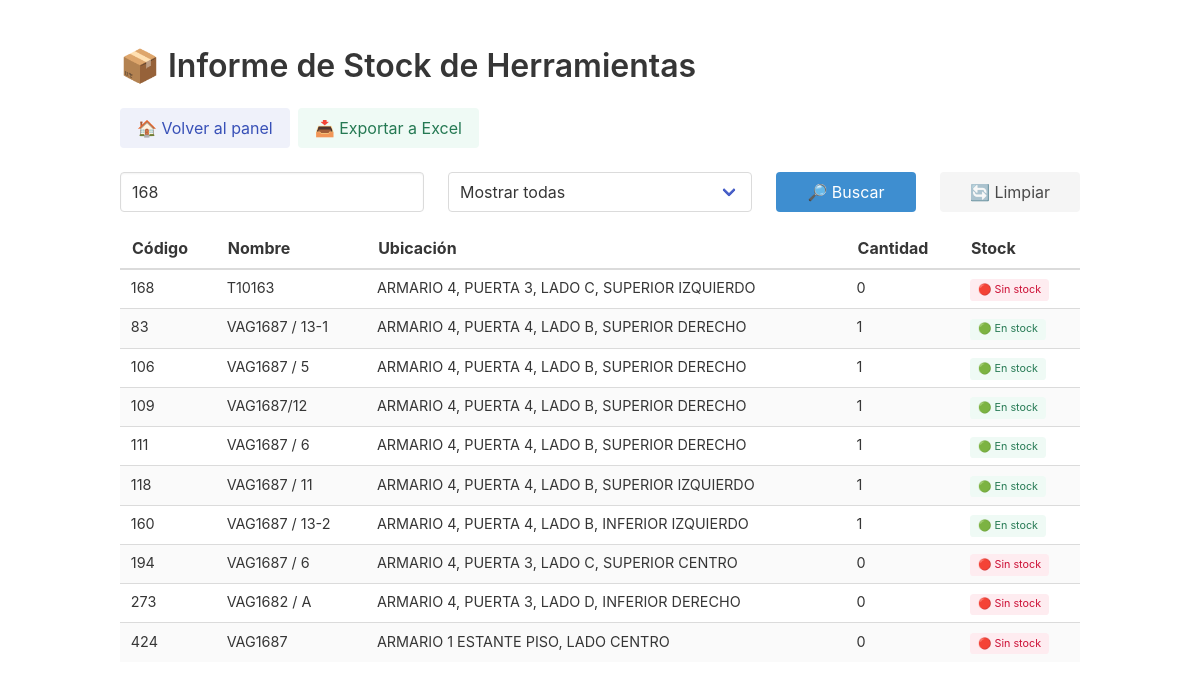
/informe_stock.php?buscar=168 (signed in), run on an earlier commit of the app's database.
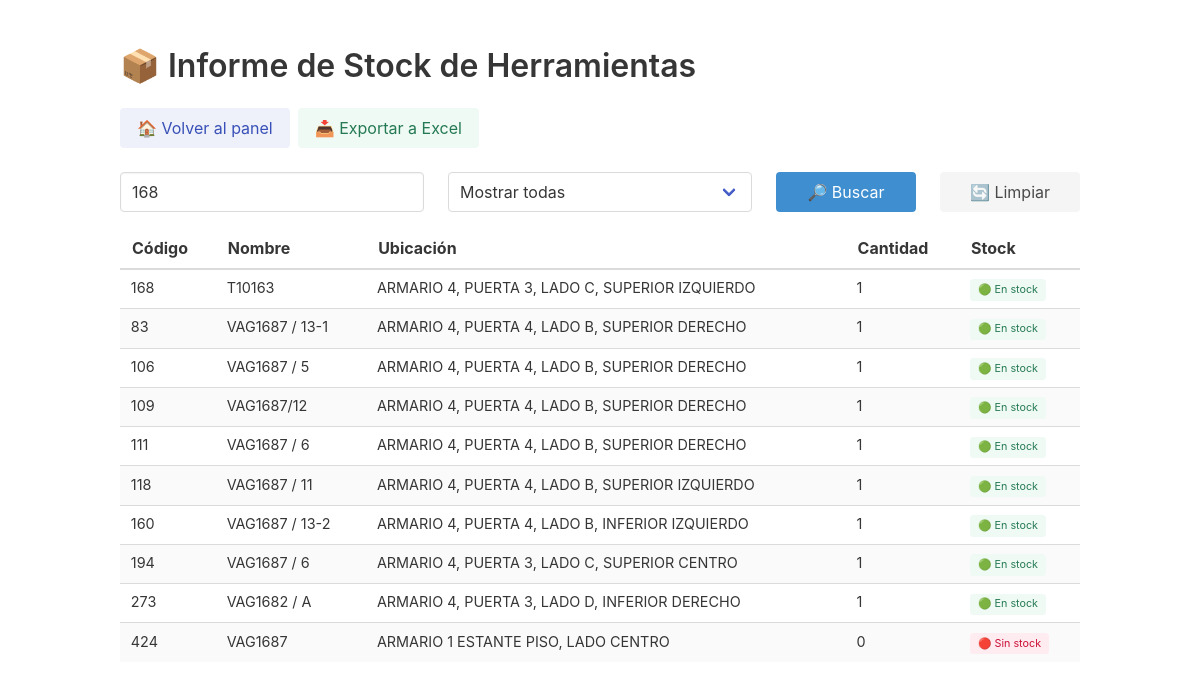
And on a later commit of the database.
### tables this page shows
CREATE TABLE `herramientas` (
  `id` int(11) NOT NULL AUTO_INCREMENT,
  `codigo` varchar(50) DEFAULT NULL,
  `nombre` varchar(100) NOT NULL,
  `imagen` varchar(255) DEFAULT NULL,
  `ubicacion` varchar(100) NOT NULL,
  `cantidad` int(11) NOT NULL DEFAULT 1,
  PRIMARY KEY (`id`)
);

### informe_stock.php (the view, shortened to what this page needs)
<?php
include 'includes/conexion.php';
$buscar = isset($_GET['buscar']) ? $conexion->real_escape_string($_GET['buscar']) : '';
$filtro = isset($_GET['filtro']) ? $_GET['filtro'] : 'todas';
$where = "1";
if ($buscar) {
    $where .= " AND (codigo LIKE '%$buscar%' OR nombre LIKE '%$buscar%')";
    $orderBy = "ORDER BY
        CASE
            WHEN codigo = '' OR codigo IS NULL THEN 6
            WHEN codigo LIKE '$buscar%' THEN 1
            WHEN codigo LIKE '%$buscar%' THEN 2
            WHEN nombre LIKE '$buscar%' THEN 3
            WHEN nombre LIKE '%$buscar%' THEN 4
            ELSE 5
        END,
        codigo + 0";
}
$sql = "SELECT * FROM herramientas WHERE $where $orderBy";
$herramientas = $conexion->query($sql);
?>
<!DOCTYPE html>
<html lang="es">
<head>
    <link rel="stylesheet" href="https://cdn.jsdelivr.net/npm/bulma@0.9.4/css/bulma.min.css">
</head>
<body>
<section class="section">
    <div class="container">
        <h2 class="title is-3">📦 Informe de Stock de Herramientas</h2>
        <div class="buttons">
            <a href="dashboard.php" class="button is-link is-light">🏠 Volver al panel</a>
            <a href="informe_stock_excel.php" class="button is-success is-light">📥 Exportar a Excel</a>
        </div>
        <form method="get" class="mb-4">
            <div class="columns is-multiline">
                <div class="column is-4">
                    <input class="input" type="text" name="buscar" placeholder="Buscar por código o nombre..." value="<?= htmlspecialchars($buscar) ?>">
                </div>
                <div class="column is-4">
                    <div class="select is-fullwidth">
                        <select name="filtro" onchange="this.form.submit()">
                            <option value="todas" <?= $filtro === 'todas' ? 'selected' : '' ?>>Mostrar todas</option>
                        </select>
                    </div>
                </div>
                <div class="column is-2">
                    <button class="button is-info is-fullwidth" type="submit">🔎 Buscar</button>
                </div>
                <div class="column is-2">
                    <a href="informe_stock.php" class="button is-light is-fullwidth">🔄 Limpiar</a>
                </div>
            </div>
        </form>
        <table class="table is-striped is-fullwidth">
            <thead>
                <tr>
                    <th>Código</th>
                    <th>Nombre</th>
                    <th>Ubicación</th>
                    <th>Cantidad</th>
                    <th>Stock</th>
                </tr>
            </thead>
            <tbody>
                <?php while ($h = $herramientas->fetch_assoc()): ?>
                    <tr>
                        <td><?= htmlspecialchars($h['codigo']) ?></td>
                        <td><?= htmlspecialchars($h['nombre']) ?></td>
                        <td><?= htmlspecialchars($h['ubicacion']) ?></td>
                        <td><?= intval($h['cantidad']) ?></td>
                        <td>
                            <?php if ($h['cantidad'] == 0): ?>
                                <span class="tag is-danger is-light">🔴 Sin stock</span>
                            <?php else: ?>
                                <span class="tag is-success is-light">🟢 En stock</span>
                            <?php endif; ?>
                        </td>
                    </tr>
                <?php endwhile; ?>
            </tbody>
        </table>
    </div>
</section>
</body>
</html>

What changed in the data, as far as the page shows it:
changed herramientas "ARMARIO 4, PUERTA 3, LADO C, SUPERIOR IZQUIERDO": cantidad "0" → "1"; cantidad "🔴 Sin stock" → "🟢 En stock"
changed herramientas "ARMARIO 4, PUERTA 3, LADO C, SUPERIOR CENTRO": cantidad "0" → "1"; cantidad "🔴 Sin stock" → "🟢 En stock"
changed herramientas "VAG1682 / A": cantidad "0" → "1"; cantidad "🔴 Sin stock" → "🟢 En stock"
